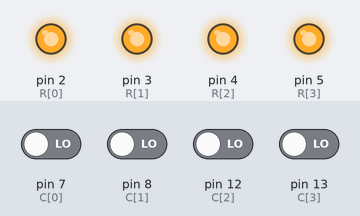
Bench run of a sketch on a simulated Arduino Uno, built with avr-gcc and run on an emulated ATmega328P. Shown: output pins drawn as LEDs (lit = HIGH). Inputs (shaded band) come from the test bench; at power-on: pin 7 (C[0]), pin 8 (C[1]), pin 12 (C[2]), pin 13 (C[3]) LOW. What the sketch prints to the serial monitor is not drawn.

Above: at 1.2 s.
1.3 s: pin 7 (C[0]) driven HIGH
Timing chart, 0 to 4.3 s (numbered marks = the images above; inputs shaded):
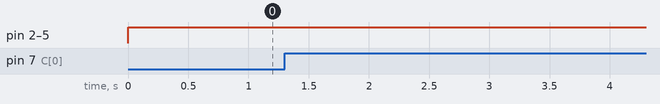

The sketch:

ARBD1_4x4_keypad_matrix.ino
```cpp
int R[4] = {2,3,4,5};                   // Rows of the Keypad Matrix
int C[4] = {7,8,12,13};                     // Columns of the keypad Matrix
int row  = 0;                           //To store which rows button is pressed
int column = 0;                         //To store which column button is pressed
int i;
bool is_switch_pressed;                //To detect whether the switch is pressed or not
char key_press[16] = {'1','2','3','A','4','5','6','B','7','8','9','C','*','0','#','D'};
void setup()
{
  Serial.begin(9600);
  for(i=0; i<4;i++)
  {
    pinMode(R[i],OUTPUT);              // Initialize all rows pin as Output
    pinMode(C[i],INPUT);               //Initialize all column pin as Input
  }
}
void loop() {
  for(i =0 ; i< 4; i++)
  {
    digitalWrite(R[i],HIGH);           //Put all row pin as HIGH to detect
  }
  //which button is pressed
  is_switch_pressed = digitalRead(C[0]) || digitalRead(C[1]) || digitalRead(C[2]) || digitalRead(C[3]);
  //If any button is pressed
  if(is_switch_pressed)
  {
    delay(30);
    is_switch_pressed = digitalRead(C[0]) || digitalRead(C[1]) || digitalRead(C[2]) || digitalRead(C[3]);
  }
  if(is_switch_pressed)
  {
    for(i = 0 ; i<4 ; i++)
    {
      for(int j = 0 ; j<4; j++)
      {
        digitalWrite(R[j],LOW);
      }
      digitalWrite(R[i],HIGH);
      for(int j = 0 ; j<4; j++ )
      {
        if(digitalRead(C[j]))
        {
          row = i;
          column  = j;
          exit;
        }
      }
    }
    Serial.print("The key pressed is : ");
    Serial.println(key_press[column+(row*4)]);
    for(int i =0 ; i<4 ; i++)
    {
      digitalWrite(R[i],HIGH);
    }
    do
    {
      is_switch_pressed = digitalRead(C[0]) || digitalRead(C[1]) || digitalRead(C[2]) || digitalRead(C[3]);
      delay(20);
    } while(is_switch_pressed);
  }
}
```
